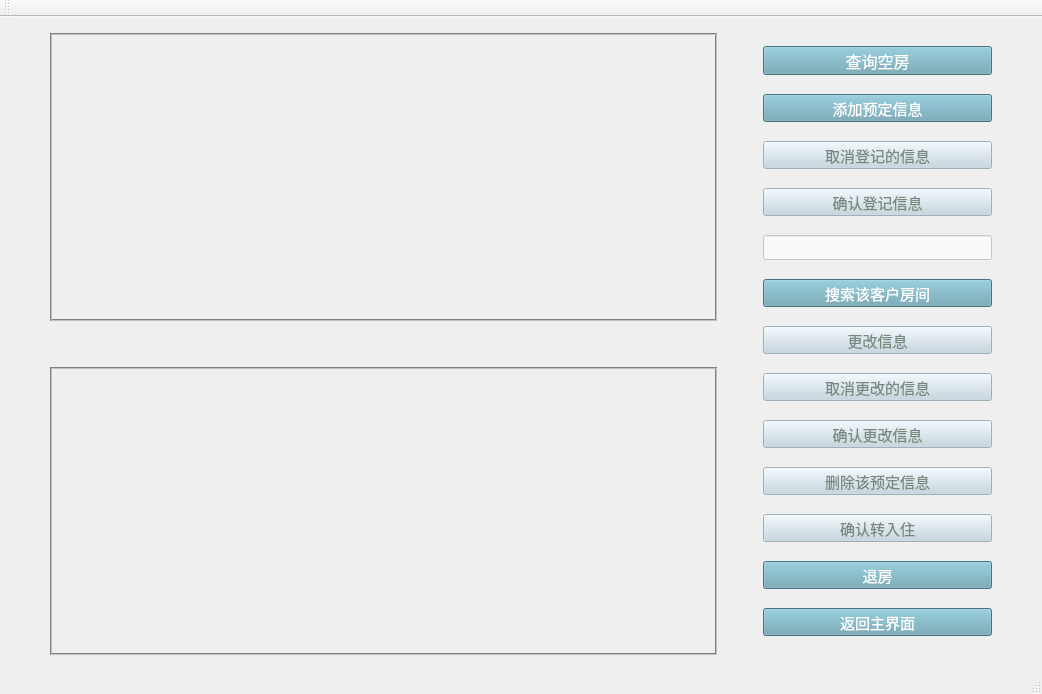
<?xml version="1.0" encoding="UTF-8"?>
<ui version="4.0">
 <class>RoomManageMainWindow</class>
 <widget class="QMainWindow" name="RoomManageMainWindow">
  <property name="geometry">
   <rect>
    <x>0</x>
    <y>0</y>
    <width>1042</width>
    <height>694</height>
   </rect>
  </property>
  <property name="font">
   <font>
    <family>微软雅黑</family>
   </font>
  </property>
  <property name="windowTitle">
   <string>MainWindow</string>
  </property>
  <property name="styleSheet">
   <string notr="true">#RoomManageMainWindow{
border-image: url(:/mainbackground.jpg);
}
#RoomManageMainWindow *{
border-image: url();
}</string>
  </property>
  <widget class="QWidget" name="centralwidget">
   <property name="font">
    <font>
     <family>微软雅黑</family>
    </font>
   </property>
   <layout class="QGridLayout" name="gridLayout">
    <item row="0" column="2">
     <spacer name="verticalSpacer_3">
      <property name="orientation">
       <enum>Qt::Vertical</enum>
      </property>
      <property name="sizeType">
       <enum>QSizePolicy::Fixed</enum>
      </property>
      <property name="sizeHint" stdset="0">
       <size>
        <width>20</width>
        <height>7</height>
       </size>
      </property>
     </spacer>
    </item>
    <item row="1" column="0">
     <spacer name="horizontalSpacer_2">
      <property name="orientation">
       <enum>Qt::Horizontal</enum>
      </property>
      <property name="sizeType">
       <enum>QSizePolicy::Fixed</enum>
      </property>
      <property name="sizeHint" stdset="0">
       <size>
        <width>41</width>
        <height>20</height>
       </size>
      </property>
     </spacer>
    </item>
    <item row="1" column="1" colspan="2">
     <layout class="QHBoxLayout" name="horizontalLayout">
      <item>
       <layout class="QVBoxLayout" name="verticalLayout_2">
        <item>
         <widget class="QTableView" name="tableView">
          <property name="minimumSize">
           <size>
            <width>629</width>
            <height>271</height>
           </size>
          </property>
          <property name="font">
           <font>
            <family>微软雅黑</family>
           </font>
          </property>
          <property name="styleSheet">
           <string notr="true">QTableView QTableCornerButton::section {
   /*  background: red;
    border: 2px outset red;*/
    color: red;
    background-color: rgba(129, 207, 209, 30%);
    border: 5px solid #f6f7fa;
    border-radius:1px;
    border-color: rgba(129, 207, 209, 30%);
 }
QTableView {
    color: black;                                       /*表格内文字颜色*/
    gridline-color: black;                              /*表格内框颜色*/
    background-color: rgba(108, 108, 108, 0%);               /*表格内背景色*/
    alternate-background-color: rgb(64, 64, 64);
    selection-color: black;                             /*选中区域的文字颜色*/
    selection-background-color: rgb(195, 213, 223);        /*选中区域的背景色*/
    border: 2px groove gray;
    border-radius: 0px;
    padding: 2px 4px;
}
QHeaderView {
    color: black;
	font: 9pt &quot;微软雅黑&quot;;
    background-color: rgba(195, 213, 223, 0%);/*设置表头空白区域背景色*/
    border: 0px solid rgb(144, 144, 144);
    border:0px solid rgb(191,191,191);
    border-left-color: rgba(255, 255, 255, 0);
    border-top-color: rgba(255, 255, 255, 0);
    border-radius:0px;
    min-height:29px;
}
QHeaderView::section {
    color: black;
    background-color: rgba(129, 207, 209, 30%);
    border: 5px solid #f6f7fa;
    border-radius:1px;
    border-color: rgba(129, 207, 209, 30%);
} </string>
          </property>
         </widget>
        </item>
        <item>
         <spacer name="verticalSpacer">
          <property name="orientation">
           <enum>Qt::Vertical</enum>
          </property>
          <property name="sizeType">
           <enum>QSizePolicy::Maximum</enum>
          </property>
          <property name="sizeHint" stdset="0">
           <size>
            <width>20</width>
            <height>40</height>
           </size>
          </property>
         </spacer>
        </item>
        <item>
         <widget class="QTableView" name="ordertableView">
          <property name="minimumSize">
           <size>
            <width>629</width>
            <height>251</height>
           </size>
          </property>
          <property name="font">
           <font>
            <family>微软雅黑</family>
           </font>
          </property>
          <property name="styleSheet">
           <string notr="true">QTableView QTableCornerButton::section {
   /*  background: red;
    border: 2px outset red;*/
    color: red;
    background-color: rgba(129, 207, 209, 30%);
    border: 5px solid #f6f7fa;
    border-radius:1px;
    border-color: rgba(129, 207, 209, 30%);
 }
QTableView {
    color: black;                                       /*表格内文字颜色*/
    gridline-color: black;                              /*表格内框颜色*/
    background-color: rgba(108, 108, 108, 0%);               /*表格内背景色*/
    alternate-background-color: rgb(64, 64, 64);
    selection-color: black;                             /*选中区域的文字颜色*/
    selection-background-color: rgb(195, 213, 223);        /*选中区域的背景色*/
    border: 2px groove gray;
    border-radius: 0px;
    padding: 2px 4px;
}
QHeaderView {
    color: black;
	font: 9pt &quot;微软雅黑&quot;;
    background-color: rgba(195, 213, 223, 0%);/*设置表头空白区域背景色*/
    border: 0px solid rgb(144, 144, 144);
    border:0px solid rgb(191,191,191);
    border-left-color: rgba(255, 255, 255, 0);
    border-top-color: rgba(255, 255, 255, 0);
    border-radius:0px;
    min-height:29px;
}
QHeaderView::section {
    color: black;
    background-color: rgba(129, 207, 209, 30%);
    border: 5px solid #f6f7fa;
    border-radius:1px;
    border-color: rgba(129, 207, 209, 30%);
} </string>
          </property>
         </widget>
        </item>
       </layout>
      </item>
      <item>
       <spacer name="horizontalSpacer">
        <property name="orientation">
         <enum>Qt::Horizontal</enum>
        </property>
        <property name="sizeType">
         <enum>QSizePolicy::Fixed</enum>
        </property>
        <property name="sizeHint" stdset="0">
         <size>
          <width>40</width>
          <height>20</height>
         </size>
        </property>
       </spacer>
      </item>
      <item>
       <layout class="QVBoxLayout" name="verticalLayout">
        <item>
         <widget class="QPushButton" name="queryEmptyRoomButton">
          <property name="minimumSize">
           <size>
            <width>229</width>
            <height>29</height>
           </size>
          </property>
          <property name="maximumSize">
           <size>
            <width>229</width>
            <height>29</height>
           </size>
          </property>
          <property name="font">
           <font>
            <family>微软雅黑</family>
            <pointsize>12</pointsize>
           </font>
          </property>
          <property name="styleSheet">
           <string notr="true">QPushButton { background-color: rgb(104, 160, 177); 
color: rgb(255, 255, 255); }</string>
          </property>
          <property name="text">
           <string>查询空房</string>
          </property>
         </widget>
        </item>
        <item>
         <widget class="QPushButton" name="orderRoomButton">
          <property name="minimumSize">
           <size>
            <width>229</width>
            <height>28</height>
           </size>
          </property>
          <property name="maximumSize">
           <size>
            <width>229</width>
            <height>28</height>
           </size>
          </property>
          <property name="font">
           <font>
            <family>微软雅黑</family>
            <pointsize>11</pointsize>
           </font>
          </property>
          <property name="styleSheet">
           <string notr="true">QPushButton { background-color: rgb(104, 160, 177); 
color: rgb(255, 255, 255); }</string>
          </property>
          <property name="text">
           <string>添加预定信息</string>
          </property>
         </widget>
        </item>
        <item>
         <widget class="QPushButton" name="cancelupdateButton">
          <property name="enabled">
           <bool>false</bool>
          </property>
          <property name="minimumSize">
           <size>
            <width>229</width>
            <height>28</height>
           </size>
          </property>
          <property name="maximumSize">
           <size>
            <width>229</width>
            <height>28</height>
           </size>
          </property>
          <property name="font">
           <font>
            <family>微软雅黑</family>
            <pointsize>11</pointsize>
           </font>
          </property>
          <property name="styleSheet">
           <string notr="true">QPushButton { background-color:rgb(195, 213, 223); color: rgb(122, 136, 127);}
</string>
          </property>
          <property name="text">
           <string>取消登记的信息</string>
          </property>
         </widget>
        </item>
        <item>
         <widget class="QPushButton" name="liveinButton">
          <property name="enabled">
           <bool>false</bool>
          </property>
          <property name="minimumSize">
           <size>
            <width>229</width>
            <height>28</height>
           </size>
          </property>
          <property name="maximumSize">
           <size>
            <width>229</width>
            <height>28</height>
           </size>
          </property>
          <property name="font">
           <font>
            <family>微软雅黑</family>
            <pointsize>11</pointsize>
           </font>
          </property>
          <property name="styleSheet">
           <string notr="true">QPushButton { background-color:rgb(195, 213, 223); color: rgb(122, 136, 127);}</string>
          </property>
          <property name="text">
           <string>确认登记信息</string>
          </property>
         </widget>
        </item>
        <item>
         <widget class="QLineEdit" name="searchOrderEdit">
          <property name="minimumSize">
           <size>
            <width>229</width>
            <height>25</height>
           </size>
          </property>
          <property name="maximumSize">
           <size>
            <width>229</width>
            <height>25</height>
           </size>
          </property>
          <property name="font">
           <font>
            <family>微软雅黑</family>
            <pointsize>11</pointsize>
           </font>
          </property>
          <property name="styleSheet">
           <string notr="true">background-color: rgba(255, 255, 255, 70%);</string>
          </property>
         </widget>
        </item>
        <item>
         <widget class="QPushButton" name="searchOrderButton">
          <property name="minimumSize">
           <size>
            <width>229</width>
            <height>28</height>
           </size>
          </property>
          <property name="maximumSize">
           <size>
            <width>229</width>
            <height>28</height>
           </size>
          </property>
          <property name="font">
           <font>
            <family>微软雅黑</family>
            <pointsize>11</pointsize>
           </font>
          </property>
          <property name="styleSheet">
           <string notr="true">QPushButton { background-color: rgb(104, 160, 177); 
color: rgb(255, 255, 255); }</string>
          </property>
          <property name="text">
           <string>搜索该客户房间</string>
          </property>
         </widget>
        </item>
        <item>
         <widget class="QPushButton" name="beginupdateButton">
          <property name="enabled">
           <bool>false</bool>
          </property>
          <property name="minimumSize">
           <size>
            <width>229</width>
            <height>28</height>
           </size>
          </property>
          <property name="maximumSize">
           <size>
            <width>229</width>
            <height>28</height>
           </size>
          </property>
          <property name="font">
           <font>
            <family>微软雅黑</family>
            <pointsize>11</pointsize>
           </font>
          </property>
          <property name="styleSheet">
           <string notr="true">QPushButton { background-color:rgb(195, 213, 223); color: rgb(122, 136, 127);}</string>
          </property>
          <property name="text">
           <string>更改信息</string>
          </property>
         </widget>
        </item>
        <item>
         <widget class="QPushButton" name="cancelchangeButton">
          <property name="enabled">
           <bool>false</bool>
          </property>
          <property name="minimumSize">
           <size>
            <width>229</width>
            <height>28</height>
           </size>
          </property>
          <property name="maximumSize">
           <size>
            <width>229</width>
            <height>28</height>
           </size>
          </property>
          <property name="font">
           <font>
            <family>微软雅黑</family>
            <pointsize>11</pointsize>
           </font>
          </property>
          <property name="styleSheet">
           <string notr="true">QPushButton { background-color:rgb(195, 213, 223); color: rgb(122, 136, 127);}</string>
          </property>
          <property name="text">
           <string>取消更改的信息</string>
          </property>
         </widget>
        </item>
        <item>
         <widget class="QPushButton" name="checkupdateButton">
          <property name="enabled">
           <bool>false</bool>
          </property>
          <property name="minimumSize">
           <size>
            <width>229</width>
            <height>28</height>
           </size>
          </property>
          <property name="maximumSize">
           <size>
            <width>229</width>
            <height>28</height>
           </size>
          </property>
          <property name="font">
           <font>
            <family>微软雅黑</family>
            <pointsize>11</pointsize>
           </font>
          </property>
          <property name="styleSheet">
           <string notr="true">QPushButton { background-color:rgb(195, 213, 223); color: rgb(122, 136, 127);}</string>
          </property>
          <property name="text">
           <string>确认更改信息</string>
          </property>
         </widget>
        </item>
        <item>
         <widget class="QPushButton" name="deletcheckinButton">
          <property name="enabled">
           <bool>false</bool>
          </property>
          <property name="minimumSize">
           <size>
            <width>229</width>
            <height>28</height>
           </size>
          </property>
          <property name="maximumSize">
           <size>
            <width>229</width>
            <height>28</height>
           </size>
          </property>
          <property name="font">
           <font>
            <family>微软雅黑</family>
            <pointsize>11</pointsize>
           </font>
          </property>
          <property name="styleSheet">
           <string notr="true">QPushButton { background-color:rgb(195, 213, 223); color: rgb(122, 136, 127);}</string>
          </property>
          <property name="text">
           <string>删除该预定信息</string>
          </property>
         </widget>
        </item>
        <item>
         <widget class="QPushButton" name="orderToliveButton">
          <property name="enabled">
           <bool>false</bool>
          </property>
          <property name="minimumSize">
           <size>
            <width>229</width>
            <height>28</height>
           </size>
          </property>
          <property name="maximumSize">
           <size>
            <width>229</width>
            <height>28</height>
           </size>
          </property>
          <property name="font">
           <font>
            <family>微软雅黑</family>
            <pointsize>11</pointsize>
           </font>
          </property>
          <property name="styleSheet">
           <string notr="true">QPushButton { background-color:rgb(195, 213, 223); color: rgb(122, 136, 127);}</string>
          </property>
          <property name="text">
           <string>确认转入住</string>
          </property>
         </widget>
        </item>
        <item>
         <widget class="QPushButton" name="checkoutButton">
          <property name="minimumSize">
           <size>
            <width>229</width>
            <height>28</height>
           </size>
          </property>
          <property name="maximumSize">
           <size>
            <width>229</width>
            <height>28</height>
           </size>
          </property>
          <property name="font">
           <font>
            <family>微软雅黑</family>
            <pointsize>11</pointsize>
           </font>
          </property>
          <property name="styleSheet">
           <string notr="true">QPushButton { background-color: rgb(104, 160, 177); 
color: rgb(255, 255, 255); }</string>
          </property>
          <property name="text">
           <string>退房</string>
          </property>
         </widget>
        </item>
        <item>
         <widget class="QPushButton" name="pushButton">
          <property name="minimumSize">
           <size>
            <width>229</width>
            <height>28</height>
           </size>
          </property>
          <property name="maximumSize">
           <size>
            <width>229</width>
            <height>28</height>
           </size>
          </property>
          <property name="font">
           <font>
            <family>微软雅黑</family>
            <pointsize>11</pointsize>
           </font>
          </property>
          <property name="styleSheet">
           <string notr="true">QPushButton { background-color: rgb(104, 160, 177); 
color: rgb(255, 255, 255); }</string>
          </property>
          <property name="text">
           <string>返回主界面</string>
          </property>
         </widget>
        </item>
       </layout>
      </item>
     </layout>
    </item>
    <item row="1" column="3">
     <spacer name="horizontalSpacer_3">
      <property name="orientation">
       <enum>Qt::Horizontal</enum>
      </property>
      <property name="sizeType">
       <enum>QSizePolicy::Fixed</enum>
      </property>
      <property name="sizeHint" stdset="0">
       <size>
        <width>41</width>
        <height>20</height>
       </size>
      </property>
     </spacer>
    </item>
    <item row="2" column="1">
     <spacer name="verticalSpacer_2">
      <property name="orientation">
       <enum>Qt::Vertical</enum>
      </property>
      <property name="sizeType">
       <enum>QSizePolicy::Fixed</enum>
      </property>
      <property name="sizeHint" stdset="0">
       <size>
        <width>20</width>
        <height>8</height>
       </size>
      </property>
     </spacer>
    </item>
   </layout>
  </widget>
  <widget class="QMenuBar" name="menubar">
   <property name="geometry">
    <rect>
     <x>0</x>
     <y>0</y>
     <width>1042</width>
     <height>26</height>
    </rect>
   </property>
  </widget>
  <widget class="QStatusBar" name="statusbar"/>
  <widget class="QToolBar" name="toolBar">
   <property name="windowTitle">
    <string>toolBar</string>
   </property>
   <attribute name="toolBarArea">
    <enum>TopToolBarArea</enum>
   </attribute>
   <attribute name="toolBarBreak">
    <bool>false</bool>
   </attribute>
  </widget>
 </widget>
 <resources/>
 <connections/>
</ui>
